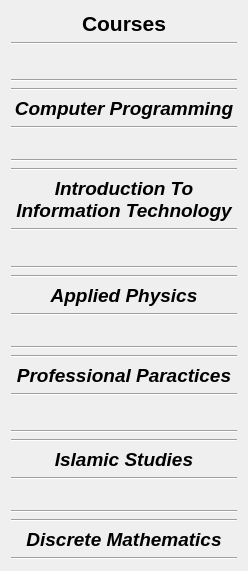
  <widget class="QWidget" name="layoutWidget">
   <property name="geometry">
    <rect>
     <x>186</x>
     <y>90</y>
     <width>228</width>
     <height>571</height>
    </rect>
   </property>
   <layout class="QVBoxLayout" name="verticalLayout">
    <item>
     <widget class="QLabel" name="label">
      <property name="font">
       <font>
        <family>Arial</family>
        <pointsize>16</pointsize>
        <bold>true</bold>
       </font>
      </property>
      <property name="text">
       <string>Courses</string>
      </property>
      <property name="alignment">
       <set>Qt::AlignCenter</set>
      </property>
      <property name="wordWrap">
       <bool>false</bool>
      </property>
     </widget>
    </item>
    <item>
     <widget class="Line" name="line_27">
      <property name="orientation">
       <enum>Qt::Horizontal</enum>
      </property>
     </widget>
    </item>
    <item>
     <spacer name="verticalSpacer_5">
      <property name="orientation">
       <enum>Qt::Vertical</enum>
      </property>
      <property name="sizeHint" stdset="0">
       <size>
        <width>178</width>
        <height>48</height>
       </size>
      </property>
     </spacer>
    </item>
    <item>
     <widget class="Line" name="line_21">
      <property name="orientation">
       <enum>Qt::Horizontal</enum>
      </property>
     </widget>
    </item>
    <item>
     <widget class="Line" name="line_31">
      <property name="orientation">
       <enum>Qt::Horizontal</enum>
      </property>
     </widget>
    </item>
    <item>
     <widget class="QLabel" name="course1">
      <property name="font">
       <font>
        <pointsize>14</pointsize>
        <italic>true</italic>
        <bold>true</bold>
       </font>
      </property>
      <property name="text">
       <string>Computer Programming</string>
      </property>
      <property name="alignment">
       <set>Qt::AlignCenter</set>
      </property>
      <property name="wordWrap">
       <bool>true</bool>
      </property>
     </widget>
    </item>
    <item>
     <widget class="Line" name="line_23">
      <property name="orientation">
       <enum>Qt::Horizontal</enum>
      </property>
     </widget>
    </item>
    <item>
     <spacer name="verticalSpacer">
      <property name="orientation">
       <enum>Qt::Vertical</enum>
      </property>
      <property name="sizeHint" stdset="0">
       <size>
        <width>226</width>
        <height>44</height>
       </size>
      </property>
     </spacer>
    </item>
    <item>
     <widget class="Line" name="line_20">
      <property name="orientation">
       <enum>Qt::Horizontal</enum>
      </property>
     </widget>
    </item>
    <item>
     <widget class="Line" name="line_30">
      <property name="orientation">
       <enum>Qt::Horizontal</enum>
      </property>
     </widget>
    </item>
    <item>
     <widget class="QLabel" name="course2">
      <property name="font">
       <font>
        <pointsize>14</pointsize>
        <italic>true</italic>
        <bold>true</bold>
       </font>
      </property>
      <property name="text">
       <string>Introduction To Information Technology</string>
      </property>
      <property name="alignment">
       <set>Qt::AlignCenter</set>
      </property>
      <property name="wordWrap">
       <bool>true</bool>
      </property>
     </widget>
    </item>
    <item>
     <widget class="Line" name="line_19">
      <property name="orientation">
       <enum>Qt::Horizontal</enum>
      </property>
     </widget>
    </item>
    <item>
     <spacer name="verticalSpacer_2">
      <property name="orientation">
       <enum>Qt::Vertical</enum>
      </property>
      <property name="sizeHint" stdset="0">
       <size>
        <width>178</width>
        <height>48</height>
       </size>
      </property>
     </spacer>
    </item>
    <item>
     <widget class="Line" name="line_15">
      <property name="orientation">
       <enum>Qt::Horizontal</enum>
      </property>
     </widget>
    </item>
    <item>
     <widget class="Line" name="line_29">
      <property name="orientation">
       <enum>Qt::Horizontal</enum>
      </property>
     </widget>
    </item>
    <item>
     <widget class="QLabel" name="course3">
      <property name="font">
       <font>
        <pointsize>14</pointsize>
        <italic>true</italic>
        <bold>true</bold>
       </font>
      </property>
      <property name="text">
       <string>Applied Physics</string>
      </property>
      <property name="alignment">
       <set>Qt::AlignCenter</set>
      </property>
      <property name="wordWrap">
       <bool>true</bool>
      </property>
     </widget>
    </item>
    <item>
     <widget class="Line" name="line_22">
      <property name="orientation">
       <enum>Qt::Horizontal</enum>
      </property>
     </widget>
    </item>
    <item>
     <spacer name="verticalSpacer_3">
      <property name="orientation">
       <enum>Qt::Vertical</enum>
      </property>
      <property name="sizeHint" stdset="0">
       <size>
        <width>175</width>
        <height>44</height>
       </size>
      </property>
     </spacer>
    </item>
    <item>
     <widget class="Line" name="line_16">
      <property name="orientation">
       <enum>Qt::Horizontal</enum>
      </property>
     </widget>
    </item>
    <item>
     <widget class="Line" name="line_28">
      <property name="orientation">
       <enum>Qt::Horizontal</enum>
      </property>
     </widget>
    </item>
    <item>
     <widget class="QLabel" name="course4">
      <property name="font">
       <font>
        <pointsize>14</pointsize>
        <italic>true</italic>
        <bold>true</bold>
       </font>
      </property>
      <property name="text">
       <string>Professional Paractices</string>
      </property>
      <property name="alignment">
       <set>Qt::AlignCenter</set>
      </property>
      <property name="wordWrap">
       <bool>true</bool>
      </property>
     </widget>
    </item>
    <item>
     <widget class="Line" name="line_24">
      <property name="orientation">
       <enum>Qt::Horizontal</enum>
      </property>
     </widget>
    </item>
    <item>
     <spacer name="verticalSpacer_4">
      <property name="orientation">
       <enum>Qt::Vertical</enum>
      </property>
      <property name="sizeHint" stdset="0">
       <size>
        <width>178</width>
        <height>48</height>
       </size>
      </property>
     </spacer>
    </item>
    <item>
     <widget class="Line" name="line_33">
      <property name="orientation">
       <enum>Qt::Horizontal</enum>
      </property>
     </widget>
    </item>
    <item>
     <widget class="Line" name="line_17">
      <property name="orientation">
       <enum>Qt::Horizontal</enum>
      </property>
     </widget>
    </item>
    <item>
     <widget class="QLabel" name="course5">
      <property name="font">
       <font>
        <pointsize>14</pointsize>
        <italic>true</italic>
        <bold>true</bold>
       </font>
      </property>
      <property name="text">
       <string>Islamic Studies</string>
      </property>
      <property name="alignment">
       <set>Qt::AlignCenter</set>
      </property>
      <property name="wordWrap">
       <bool>true</bool>
      </property>
     </widget>
    </item>
    <item>
     <widget class="Line" name="line_26">
      <property name="orientation">
       <enum>Qt::Horizontal</enum>
      </property>
     </widget>
    </item>
    <item>
     <spacer name="verticalSpacer_6">
      <property name="orientation">
       <enum>Qt::Vertical</enum>
      </property>
      <property name="sizeHint" stdset="0">
       <size>
        <width>175</width>
        <height>44</height>
       </size>
      </property>
     </spacer>
    </item>
    <item>
     <widget class="Line" name="line_32">
      <property name="orientation">
       <enum>Qt::Horizontal</enum>
      </property>
     </widget>
    </item>
    <item>
     <widget class="Line" name="line_18">
      <property name="orientation">
       <enum>Qt::Horizontal</enum>
      </property>
     </widget>
    </item>
    <item>
     <widget class="QLabel" name="course6">
      <property name="font">
       <font>
        <pointsize>14</pointsize>
        <italic>true</italic>
        <bold>true</bold>
       </font>
      </property>
      <property name="text">
       <string>Discrete Mathematics</string>
      </property>
      <property name="alignment">
       <set>Qt::AlignCenter</set>
      </property>
      <property name="wordWrap">
       <bool>true</bool>
      </property>
     </widget>
    </item>
    <item>
     <widget class="Line" name="line_25">
      <property name="orientation">
       <enum>Qt::Horizontal</enum>
      </property>
     </widget>
    </item>
   </layout>
   <zorder>line_27</zorder>
   <zorder>line_21</zorder>
   <zorder>line_31</zorder>
   <zorder>course1</zorder>
   <zorder>line_23</zorder>
   <zorder>line_20</zorder>
   <zorder>line_30</zorder>
   <zorder>course2</zorder>
   <zorder>line_19</zorder>
   <zorder>line_15</zorder>
   <zorder>line_29</zorder>
   <zorder>course3</zorder>
   <zorder>line_22</zorder>
   <zorder>line_16</zorder>
   <zorder>line_28</zorder>
   <zorder>course4</zorder>
   <zorder>line_24</zorder>
   <zorder>line_33</zorder>
   <zorder>line_17</zorder>
   <zorder>course5</zorder>
   <zorder>line_26</zorder>
   <zorder>line_32</zorder>
   <zorder>line_18</zorder>
   <zorder>course6</zorder>
   <zorder>line_25</zorder>
   <zorder>label</zorder>
  </widget>
